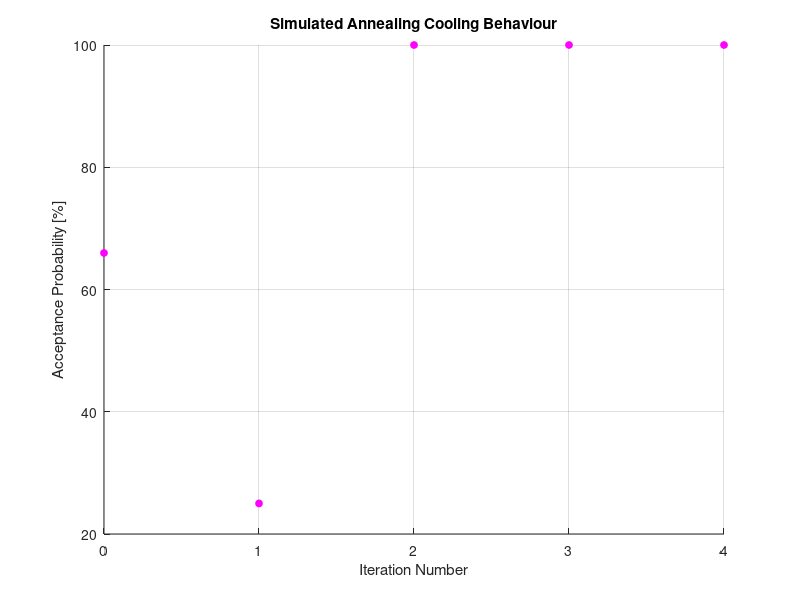
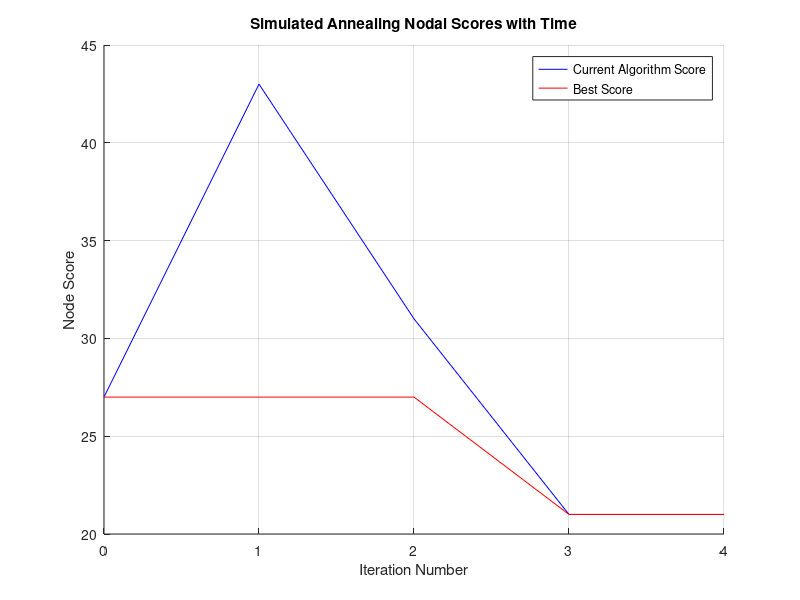

Write the MATLAB code that produced these figures, in order.
% Script File: plot_simulated_annealing_results.m

%% Clean Up
close all;
clear all; 
clc;

%% Read in data
results = importdata('simulated_annealing_output.txt');

% This is currently really hacky. Maybe we can write to a struct in python?
% Or write a header line and parse based on those strings...
iterations = results(:,1); % Column 1 is iteration number
temperature = results(:,2); % Column 2 is temperature
delta_E = results(:,3); % Column 3 is energy difference
p_accept = 100*results(:,4); % Column 4 is acceptance probability
cur_score = results(:,5); % Column 5 is score of current node in search
best_score = results(:,6); % Column 6 is best score of all time

%% Plot Results
figure; hold on; grid; 
plot(iterations, p_accept, 'mo', 'MarkerSize', 5, 'MarkerFaceColor', 'm');
xlabel('Iteration Number');
ylabel('Acceptance Probability [%]');
title('Simulated Annealing Cooling Behaviour');

figure; hold on; grid;
plot(iterations, cur_score, 'b-');
plot(iterations, best_score, 'r-');
xlabel('Iteration Number');
ylabel('Node Score');
title('Simulated Annealing Nodal Scores with Time');
legend('Current Algorithm Score', 'Best Score', 'Location', 'Best');

